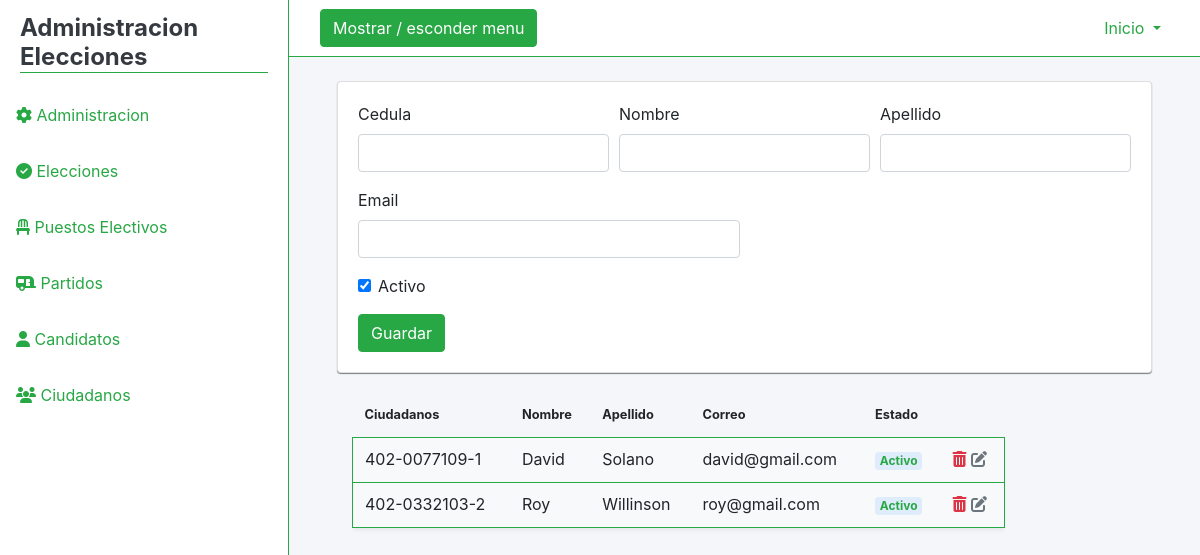
Page /ciudadanos/vistas/addCiudadano.php (signed in) on the earlier database version.
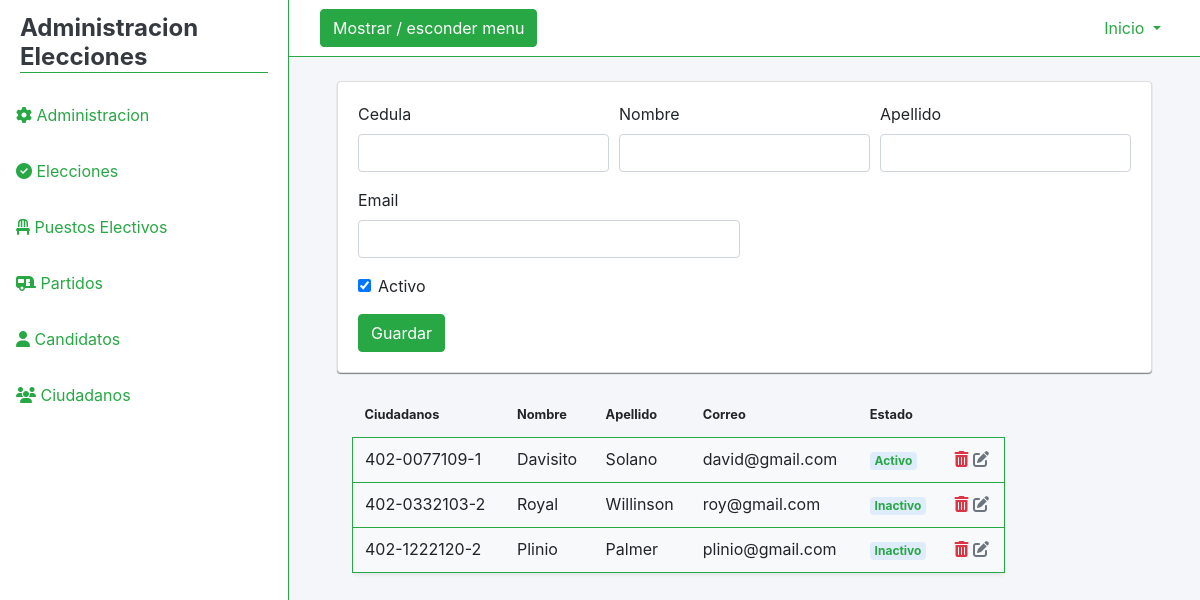
Same page on the later database version.
### tables this page shows
CREATE TABLE `ciudadanos` (
  `Cedula` varchar(45) NOT NULL,
  `Nombre` varchar(45) DEFAULT NULL,
  `Apellido` varchar(45) DEFAULT NULL,
  `Email` varchar(45) DEFAULT NULL,
  `Estado` varchar(45) DEFAULT NULL
);

### ciudadanos/servicios/CiudadanoServiceDataBase.php (called while the page is built, shortened)
<?php
class CiudadanoServiceDatabase
{
    private $context;
    public function __construct()
    {
        $this->context = new Conexion();
    }
    public function GetList()
    {
        $ciudadanos = array();
        $db = $this->context->conectar();
        $stmt = $db->prepare("SELECT * FROM ciudadanos ORDER BY Estado ");
        $stmt->execute();
        $result = $stmt->get_result();
        if ($result->num_rows !== 0) {
            while ($row = $result->fetch_object()) {
                $ciudadano = new Ciudadano();
                $ciudadano->InicializarDatos($row->Cedula, $row->Nombre, $row->Apellido, $row->Email, $row->Estado);
                array_push($ciudadanos, $ciudadano);
            }
        }
        return $ciudadanos;
    }
}

### ciudadanos/servicios/ciudadano.php (called while the page is built, shortened)
<?php
class Ciudadano
{
    public function InicializarDatos($Cedula, $Nombre, $Apellido, $Email, $Estado)
    {
        $this->Cedula = $Cedula;
        $this->Nombre = $Nombre;
        $this->Apellido = $Apellido;
        $this->Email = $Email;
        $this->Estado = $Estado;
    }
}

### ciudadanos/vistas/addCiudadano.php (the view, shortened to what the changed rows need)
<?php
require_once '../servicios/CiudadanoServiceDatabase.php';
require_once '../servicios/ciudadano.php';
$ciudadano = new CiudadanoServiceDatabase();
$lista = $ciudadano->GetList();
?>
<!DOCTYPE html>
<html lang="en">
<head>
    <link rel="stylesheet" href="../../assets/css/admin.css" type="text/css">
    <link rel="stylesheet" href="https://stackpath.bootstrapcdn.com/bootstrap/4.5.0/css/bootstrap.min.css">
</head>
<body>
<div class="d-flex" id="content-wrapper">
    <div id="page-content-wrapper" class="w-100 bg-light-blue">
            <div class="col-xl-9 col-lg-12 ml-5 mt-3">
              <div class="table-responsive">
                <table class="table">
                  <thead>
                    <tr>
                      <th colspan="col"><small class="font-weight-bold">Ciudadanos<small></th>
     <th scope="col"><small class="font-weight-bold">Nombre<small></th>
                      <th scope="col"><small class="font-weight-bold">Apellido<small></th>
                       <th scope="col"><small class="font-weight-bold">Correo<small></th>
                       <th scope="col"><small class="font-weight-bold">Estado<small></th>
                    </tr>
                  </thead>
                  <tbody>
                      <?php foreach ($lista as $list): ?>
                    <tr class="shadow-sm border border-success rounded">
                      <td class="align-middle"><span class="d-block"> <?php echo $list->Cedula; ?></span></td>
                      <td class="align-middle"><span class="d-block"> <?php echo $list->Nombre; ?></span></td>
                      <td class="align-middle"><span class="d-block"> <?php echo $list->Apellido; ?> </span></td>
                      <td class="align-middle"><span class="d-block"> <?php echo $list->Email; ?> </span></td>
                      <td class="align-middle"><span class="badge badge-primary text-success"> <?php echo $list->Estado ?></span></td>
                      <td class="align-middle">
                          <a href="../servicios/borrar.php?id=<?php echo $list->Cedula; ?>"> <i class="fas fa-trash-alt text-danger"></i></a>
                         <a href="editCiudadano.php?id=<?php echo $list->Cedula; ?>">  <i class="fas fa-edit text-secondary"></i>   </td></a>
                    </tr>
                    <?php endforeach;?>
                  </tbody>
                </table>
              </div>
            </div>
</body>
</html>

Differences in the rows shown:
changed ciudadanos "Solano": Nombre "David" → "Davisito"
changed ciudadanos "Willinson": Nombre "Roy" → "Royal"; Estado "Activo" → "Inactivo"
added ciudadanos: Cedula "402-1222120-2", Nombre "Plinio", Apellido "Palmer", Email "plinio@gmail.com", Estado "Inactivo"
